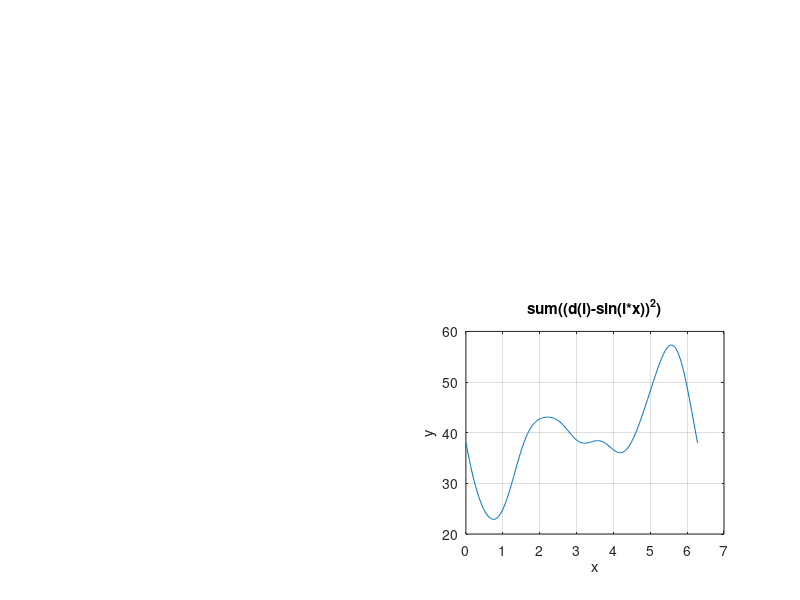

This figure's MATLAB source: (Note: this script raises an error after producing the figure.)
d=[3,5,2,-1];
f=@(x)(d(i)-sin(i.*x)).^2;
m=3;
subplot(2,2,4);
a=0;
b=2*pi;
t=['sum((d(i)-sin(i*x))^2)'];
x=linspace(a,b,200);
z=0;
for i=1:m
    f=@(x)(d(i)-sin(i.*x)).^2;
    z=z+f(x);
end
plot(x,z);
s=@(x) z(round(x/(b-a)*200));
grid on;
xlabel('x'); ylabel('y'); title(t);
xr=ginput(2);
[x_m,y_m]=fminbnd(s,xr(1,1),xr(2,1));
hold on;
plot(x_m,y_m,'r*',xr(1,1),xr(1,2),'g*',xr(2,1),xr(2,2),'g*');